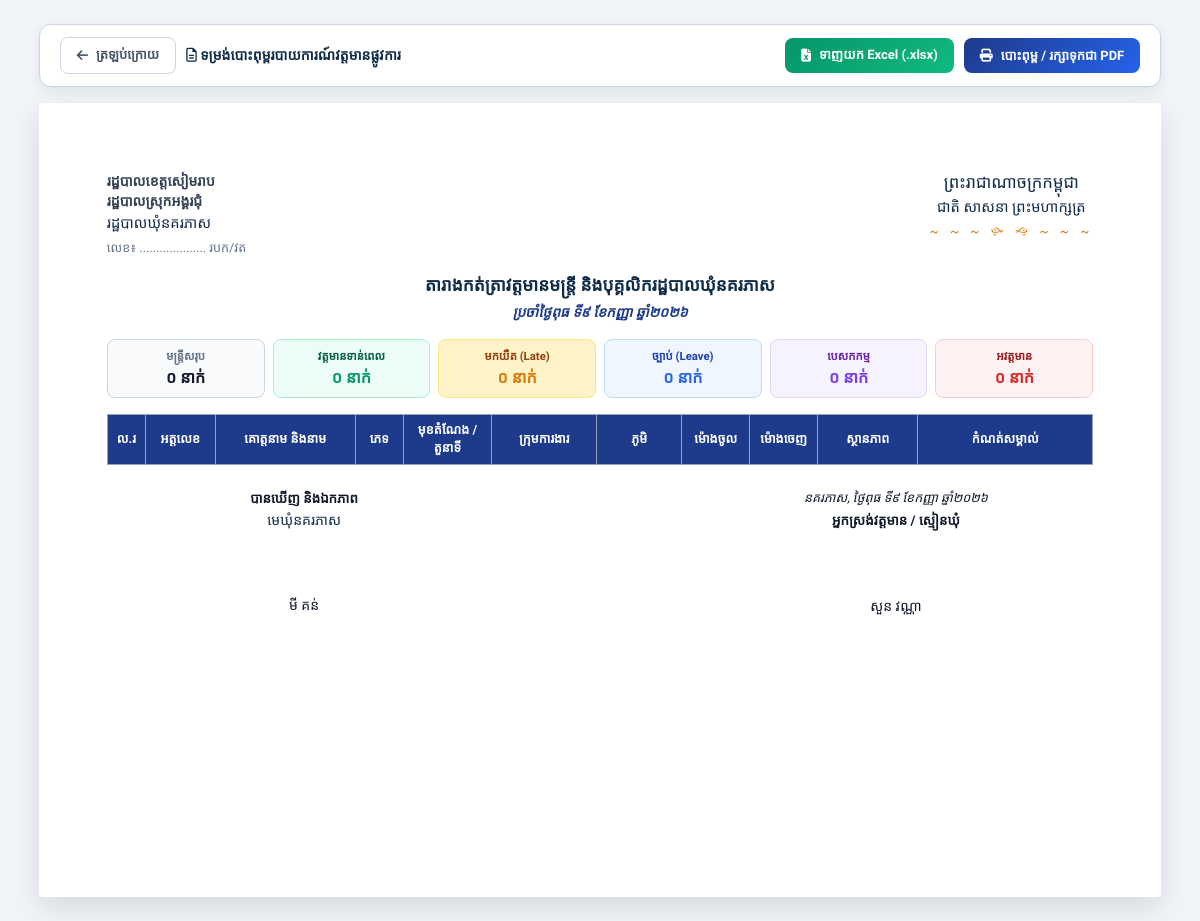
Before: /attendance/daily-print (signed in) with the older database file.
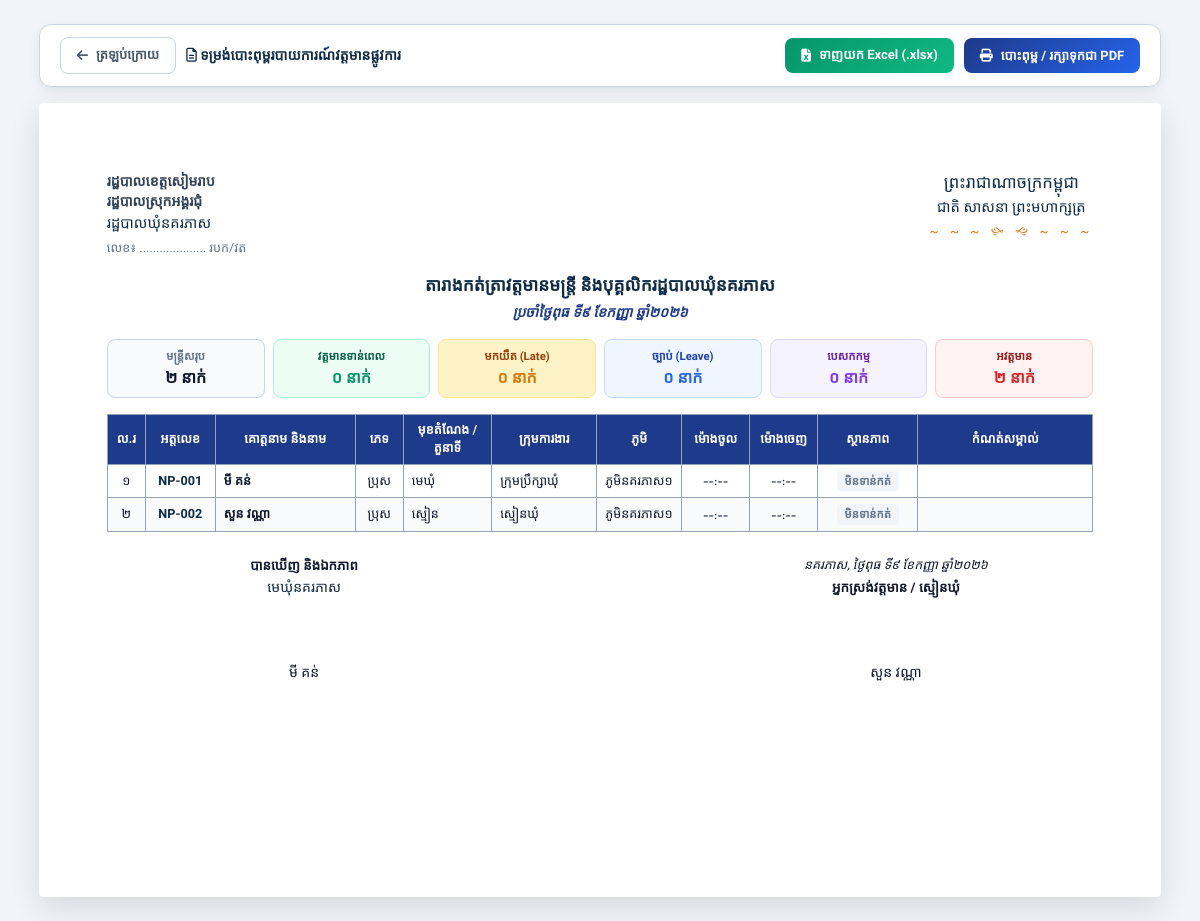
After: the same page with the newer database file.
### tables this page shows
CREATE TABLE staff (
        id INTEGER PRIMARY KEY AUTOINCREMENT,
        officer_code TEXT UNIQUE NOT NULL,
        name_kh TEXT NOT NULL,
        name_en TEXT NOT NULL,
        gender TEXT NOT NULL, -- 'ប្រុស', 'ស្រី'
        dob TEXT NOT NULL,
        national_id TEXT,
        phone TEXT,
        email TEXT,
        village TEXT NOT NULL,
        commune TEXT DEFAULT 'នគរភាស',
        district TEXT DEFAULT 'វ៉ារិន',
        province TEXT DEFAULT 'សៀមរាប',
        address TEXT,
        category TEXT NOT NULL, -- 'council', 'clerk', 'contract', 'village'
        position_title_kh TEXT NOT NULL,
        position_title_en TEXT,
        cadre_level TEXT, -- កម្រិតក្របខណ្ឌ
        appointment_date TEXT,
        contract_end_date TEXT,
        base_salary REAL DEFAULT 0,
        position_allowance REAL DEFAULT 0,
        family_allowance REAL DEFAULT 0,
        education_level TEXT,
        photo TEXT,
        status TEXT DEFAULT 'active', -- 'active', 'resigned', 'retired', 'suspended'
        emergency_contact TEXT,
        notes TEXT,
        created_at TIMESTAMP DEFAULT CURRENT_TIMESTAMP,
        updated_at TIMESTAMP DEFAULT CURRENT_TIMESTAMP
    );

### app.py (the view)
@app.route("/attendance/daily-print")
@login_required
def attendance_daily_print():
    target_date = request.args.get("date", get_today_str())
    try:
        target_dt = datetime.strptime(target_date, "%Y-%m-%d").date()
    except Exception:
        target_dt = get_today()
        target_date = get_today_str()
    conn = get_db()
    cursor = conn.cursor()
    cursor.execute("""
        SELECT s.id, s.officer_code, s.name_kh, s.name_en, s.gender, s.position_title_kh, s.category, s.village,
               a.check_in_time, a.check_out_time, a.status, a.remarks
        FROM staff s
        LEFT JOIN attendance a ON s.id = a.staff_id AND a.date = ?
        WHERE s.status = 'active'
        ORDER BY
            CASE s.category
                WHEN 'council' THEN 1
                WHEN 'clerk' THEN 2
                WHEN 'contract' THEN 3
                ELSE 4
            END, s.id ASC
    """, (target_date,))
    records = cursor.fetchall()
    conn.close()
    total_staff = len(records)
    cnt_present = sum(1 for r in records if r["status"] == "present")
    cnt_late = sum(1 for r in records if r["status"] == "late")
    cnt_leave = sum(1 for r in records if r["status"] == "leave")
    cnt_mission = sum(1 for r in records if r["status"] == "mission")
    cnt_absent = sum(1 for r in records if r["status"] == "absent")
    cnt_unrecorded = sum(1 for r in records if not r["status"])
    return render_template(
        "attendance/daily_print.html",
        target_date=target_date,
        target_date_kh=format_khmer_date(target_dt),
        records=records,
        total_staff=total_staff,
        cnt_present=cnt_present,
        cnt_late=cnt_late,
        cnt_leave=cnt_leave,
        cnt_mission=cnt_mission,
        cnt_absent=cnt_absent,
        cnt_unrecorded=cnt_unrecorded,
        categories=STAFF_CATEGORIES,
        statuses=ATTENDANCE_STATUSES
    )

### app.py (called while the page is built, shortened)
@app.teardown_appcontext
def teardown_db(exception=None):
    close_db_connection(exception)

@app.after_request
def add_cache_headers(response):
    if request.path.startswith('/static/css') or request.path.startswith('/static/js'):
        response.headers['Cache-Control'] = 'no-cache, must-revalidate'
    elif request.path.startswith('/static') or request.path == '/favicon.ico':
        response.headers['Cache-Control'] = 'public, max-age=86400'
    return response

@app.before_request
def ensure_database_ready():
    if request.path.startswith('/static') or request.path == '/favicon.ico':
        return

@app.template_filter("kh_num")
def kh_num_filter(val):
    return to_khmer_num(val)

### database.py (called while the page is built, shortened)
def _raw_create_connection():
    conn = sqlite3.connect(DB_PATH)
    conn.row_factory = sqlite3.Row
    conn.execute("PRAGMA foreign_keys = ON")
    conn.execute("PRAGMA journal_mode = WAL")
    conn.execute("PRAGMA synchronous = NORMAL")
    conn.execute("PRAGMA cache_size = -64000")
    return SqliteConnectionWrapper(conn)

    def cursor(self):
        return self._conn.cursor()

### utils/helpers.py (called while the page is built)
def get_today_str():
    return datetime.now(CAMBODIA_TZ).strftime("%Y-%m-%d")

### templates/attendance/daily_print.html (shortened to what the changed rows need)
<!DOCTYPE html>
<html lang="km">
<head>
  <link rel="stylesheet" href="https://cdnjs.cloudflare.com/ajax/libs/font-awesome/6.5.1/css/all.min.css">
</head>
<body>
  <div class="print-paper">
    <div class="report-title-box">
      <h1 class="report-title">តារាងកត់ត្រាវត្តមានមន្ត្រី និងបុគ្គលិករដ្ឋបាលឃុំនគរភាស</h1>
    </div>
    <div class="kpi-summary-grid">
      <div class="kpi-card">
        <div class="kpi-label">មន្ត្រីសរុប</div>
        <div class="kpi-val">{{ total_staff | kh_num }} នាក់</div>
      </div>
      <div class="kpi-card kpi-absent">
        <div class="kpi-label">អវត្តមាន</div>
        <div class="kpi-val">{{ (cnt_absent + cnt_unrecorded) | kh_num }} នាក់</div>
      </div>
    </div>
    <table class="print-table">
      <thead>
        <tr>
          <th style="width: 38px;">ល.រ</th>
          <th style="width: 70px;">អត្តលេខ</th>
          <th style="min-width: 140px;">គោត្តនាម និងនាម</th>
          <th style="width: 48px;">ភេទ</th>
          <th>មុខតំណែង / តួនាទី</th>
          <th style="width: 105px;">ក្រុមការងារ</th>
          <th style="width: 85px;">ភូមិ</th>
          <th style="width: 68px;">ម៉ោងចូល</th>
          <th style="width: 68px;">ម៉ោងចេញ</th>
          <th style="width: 100px;">ស្ថានភាព</th>
          <th style="width: 175px;">កំណត់សម្គាល់</th>
        </tr>
      </thead>
      <tbody>
        {% for r in records %}
        <tr>
          <td class="text-center">{{ loop.index | kh_num }}</td>
          <td class="text-center" style="font-weight: 600; color: #0f2b48; white-space: nowrap;">{{ r.officer_code }}</td>
          <td class="text-left" style="font-weight: 700; white-space: nowrap !important; color: #0f172a;">{{ r.name_kh }}</td>
          <td class="text-center">{{ r.gender }}</td>
          <td class="text-left" style="white-space: nowrap;">{{ r.position_title_kh }}</td>
          <td class="text-left" style="white-space: nowrap;">{{ categories.get(r.category, {}).get('name_kh', r.category) }}</td>
          <td class="text-left" style="white-space: nowrap;">{% if r.village %}ភូមិ{{ r.village }}{% endif %}</td>
          <td class="text-center" style="font-family: var(--font-latin); font-size: 9pt; white-space: nowrap;">
            {% if r.check_in_time %}{{ r.check_in_time }}{% else %}--:--{% endif %}
          </td>
          <td class="text-center" style="font-family: var(--font-latin); font-size: 9pt; white-space: nowrap;">
            {% if r.check_out_time %}{{ r.check_out_time }}{% else %}--:--{% endif %}
          </td>
          <td class="text-center" style="white-space: nowrap;">
            {% if r.status == 'present' %}
              <span class="badge-status status-present">វត្តមាន</span>
            {% elif r.status == 'late' %}
              <span class="badge-status status-late">មកយឺត</span>
            {% elif r.status == 'leave' %}
              <span class="badge-status status-leave">ច្បាប់</span>
            {% elif r.status == 'mission' %}
              <span class="badge-status status-mission">បេសកកម្ម</span>
            {% elif r.status == 'absent' %}
              <span class="badge-status status-absent">អវត្តមាន</span>
            {% else %}
              <span class="badge-status status-unrecorded">មិនទាន់កត់</span>
            {% endif %}
          </td>
          <td class="text-left" style="font-size: 8.5pt; color: #475569;">{{ r.remarks or '' }}</td>
        </tr>
        {% endfor %}
      </tbody>
    </table>
  </div>
</body>
</html>

Changed rows visible on the page:
added staff: officer_code "NP-001", name_kh "មី គន់", gender "ប្រុស", position_title_kh "មេឃុំ", get "ក្រុមប្រឹក្សាឃុំ", village "នគរភាស១"
added staff: officer_code "NP-002", name_kh "សួន វណ្ណា", gender "ប្រុស", position_title_kh "ស្មៀន", get "ស្មៀនឃុំ", village "នគរភាស១"
Other visible differences:
{{ total_staff | kh_num }}: "០" → "២"
{{ (cnt_absent + cnt_unrecorded) | kh_num }}: "០" → "២"
